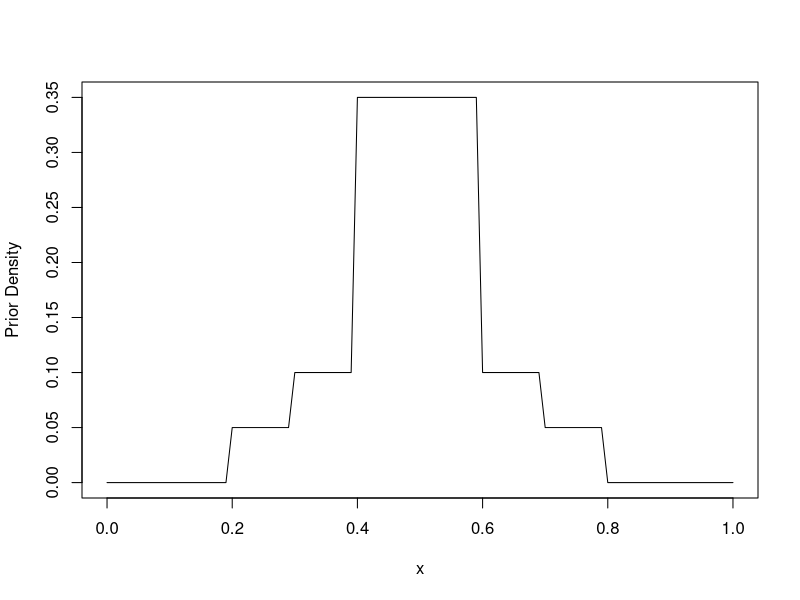
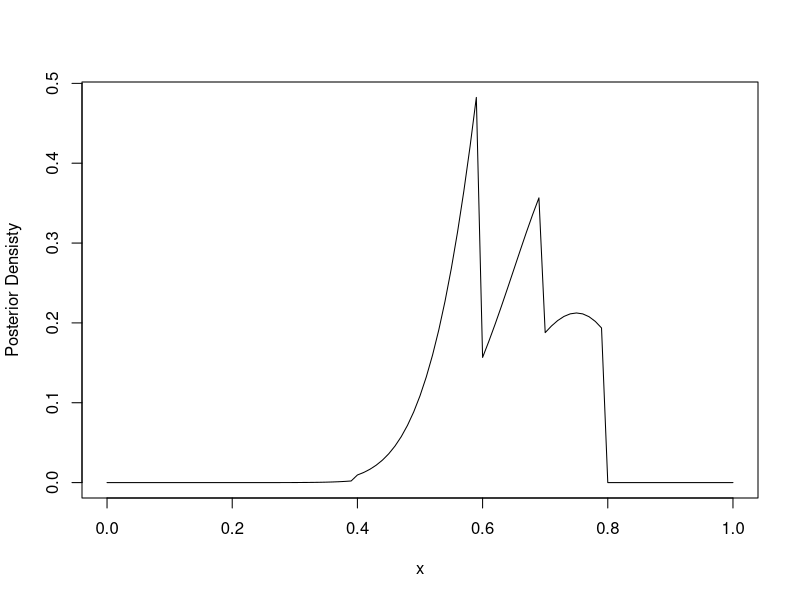
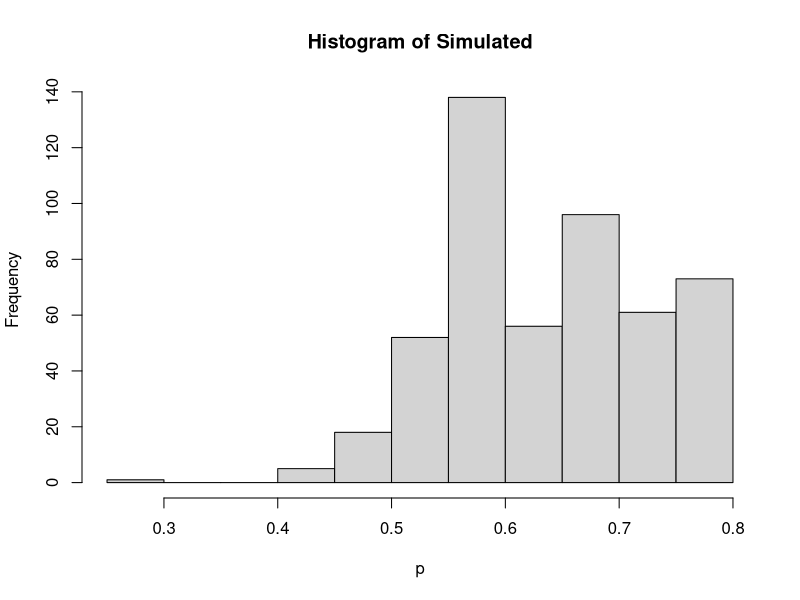
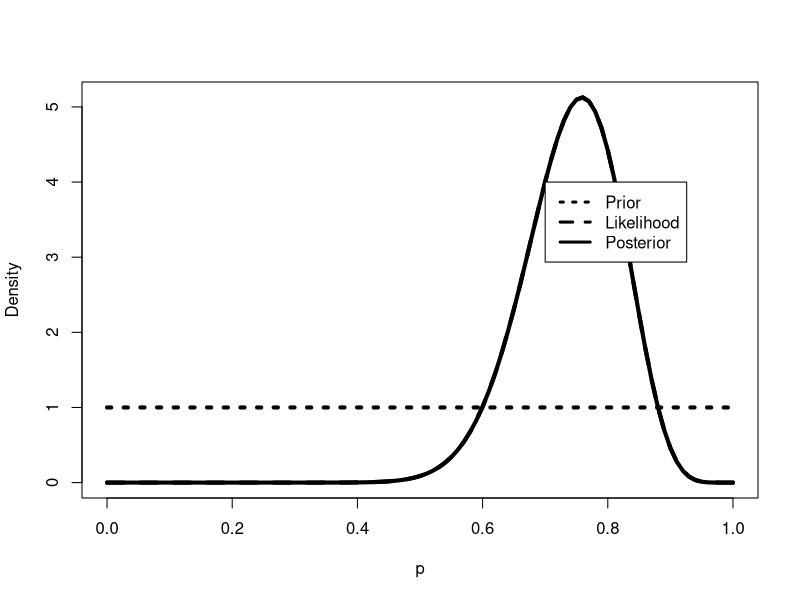
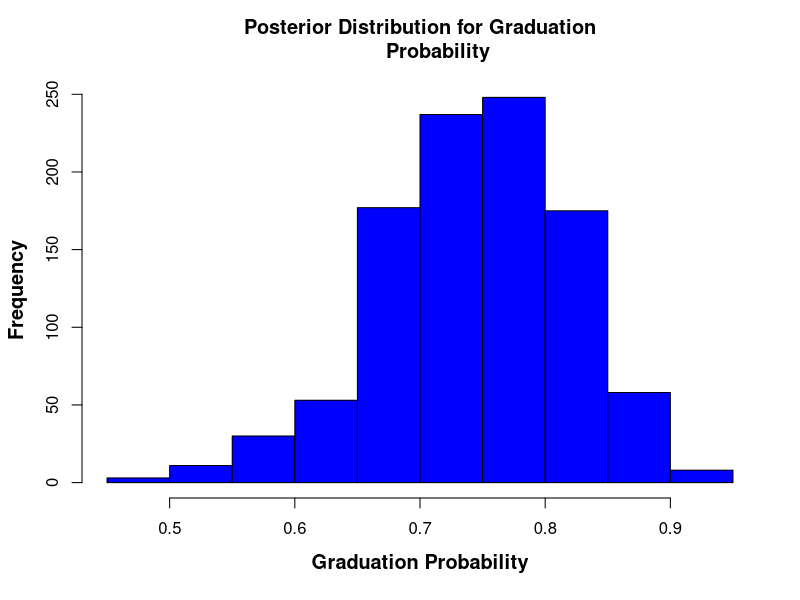
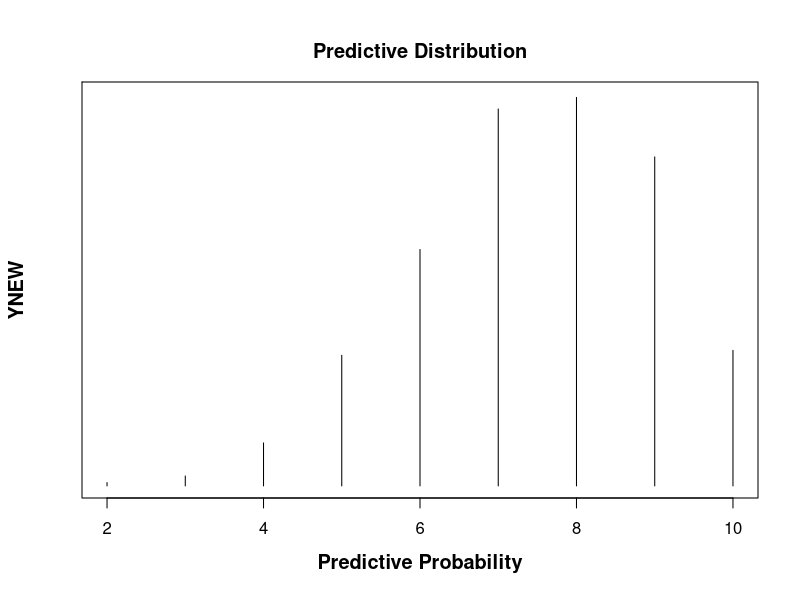

The R source for these figures, in order:
#Andrew Wong
#Bayes HW
#2/11/2018

library(LearnBayes)
library(lattice)
#2.2: Let p denote the probability that it lands heads. To estimate this probaility, we will use a histogram to model our prior beliefs about p.
#Divide the interval [0,1] into ten subintervals [0,.1],..[.9,1], and specify probabilities that p is in each interval. Next spin the penny 20 times
# and count the number of success(heads) and failures(tails). Simulate from the posterior dist. by (1) computing the posterior density of p on a grid 
#of values on (0,1) and (2) taking a simulated sample with replacement from grid. (The functions histprior and sample are helpful in this computation)
#How have the interval probablities changed on the basis of your data?

#Histogram prior setup
midp=seq(0.05,0.95, by=0.1) #Histogram prior is represented by the midpoints in the intervals.
prior=c(0,0,1,2,7,7,2,1,0,0) #Prior weights
prior = prior/sum(prior) #prior probabilites
curve(histprior(x,midp, prior), from = 0, to=1, ylab = "Prior Density") #Graph of prior

#Figure out posterior density by multipling the histogram prior by the likelihood function. 
#likelihood function for a binomial density is given by beta(s+1, f+1).
s=15 #Choose the s and f. 
f=5
curve(histprior(x,midp,prior) * dbeta(x,s+1, f+1), from = 0, to = 1, ylab = "Posterior Densisty")

#To get the simulated sample from the posterior density. 
#Construct an equally spaced grid of values of the proportion p and compute the product of the prior and likelihood.
#Then convert products on the grid to probabilities. 
p=seq(0,1,length=500)
prior=histprior(p,midp,prior)
like=dbeta(p,s+1,f+1)
post=like*prior
post=post/sum(post)
Simulated=sample(p,replace=TRUE, prob=post)
hist(Simulated, xlab='p')#The interval probablities have gotten higher in the higher intervals. Not as symmetric as the prior histogram.
#2.3: A study reported on the long-term effects of exposure to low levels of lead in childhood. Researchers analyzed children's shed
# primary teeth forlead content. Of the children whose teeth had a lead content of more than 22.22 parts per million (ppm),  22 eventually graduated from high school
# and 7 did not. . Suppose your prior density for p, the proportion of all such children who will graduate from high school, is beta(1, 1),
# and so your posterior density is beta(23,8)

#a) Use the function qbeta to find a 90% interval estimate for p
#b) Use the function pbeta to find the probability that p exceeds .6.
#c) Use the function rbeta to take a simulated sample of size 1000 from the posterior distribution of p
#d) Suppose you find ten more children who have a lead content of more than 22.22 ppm. Find the predictive probability that nine or ten of
#them will graduate from high school. (Use your simulated sample from part (c) and the rbinom function to take a simulated sample from the predictive distribution.)

# Lead Content -- 22 graduated, 7 did not
 #Prior = Beta(1, 1)
 #so
 a = 1
 b =1
 s = 22
 f = 7
 #Posterior = Beta(22+1,7+1) = Beta(23,8)
 
#Show graph of prior, likelihood and posterior (For practice)
curve(dbeta(x,a+s,b+f), from = 0, to = 1, xlab = "p", ylab = "Density", lty = 1, lwd =4) #Posterior 
curve(dbeta(x, s+1, f+1), add = T, lty = 2, lwd =4) #likelihood
curve(dbeta(x,a,b),add=TRUE,lty=3,lwd=4) #prior
legend(.7,4,c("Prior","Likelihood","Posterior"),lty=c(3,2,1),lwd=c(3,3,3))

#a) Use the function qbeta to find a 90% interval estimate for p
xx <- qbeta(c(0.05, 0.95), 23, 8)
xx #.6060526 to .8598149


#b) Use the function pbeta to find the probability that p exceeds .6.
yy <- 1.0 - pbeta(0.6,23,8) #Used cdf to get this answer. 
yy #.9564759

#c) Use the function rbeta to take a simulated sample of size 1000 from the posterior distribution of p.
#code is rbeta(1000, a +s, b +f)
sampbeta <- rbeta(1000,a+s,b+f)
hist(sampbeta,col="blue",xlab="",ylab="",main="") #Use histogram to display findings
# Main title
mtext("Posterior Distribution for Graduation
      Probability",side=3,line=1.00,cex=1.2,font=2)
# x-axis title
mtext("Graduation Probability",side=1,line=2.75,font=2,cex=1.2)
# y-axis title
mtext("Frequency",side=2,line=2.75,font=2,cex=1.2)



##d) Suppose you find ten more children who have a lead content of more than 22.22 ppm. Find the predictive probability that nine or ten of
#them will graduate from high school. (Use your simulated sample from part (c) and the rbinom function to take a simulated sample from the predictive distribution.)
# Prediction 10 more children with high lead content
ynew <- rbinom(1000,10,sampbeta)
freq <- table(ynew)
freq
ys <- as.integer(names(freq))
ys
predprob <- freq/sum(freq)
predprob
plot(ys,predprob,type="h",xlab="",ylab="",main="")
# Main title
mtext("Predictive Distribution",side=3,line=1.00,cex=1.2,font=2)
# x-axis title
mtext("Predictive Probability",side=1,line=2.75,font=2,cex=1.2)
# y-axis title
mtext("YNEW",side=2,line=2.75,font=2,cex=1.2) 

#I got: .194 +.084 for prob of 9 0r 10
.194+.084 #.278. Might be different next time since sampling and I didn't set seed


#2.5 Suppose you are interested in estimating the average total snowfall per year mu (in inches) for a large city on the East Coast of the United States.
#Assume individual yearly snow totals y1, ..., yn are collected from a population that is assumed to be normally distributed with mean mu and known standard deviation sigma = 10 inches

#a) Before collecting data, suppose you believe that the mean snowfall ?? can be the values 20, 30, 40, 50, 60, and 70 inches with the following probabilities:
##Table:
#mu 20 30 40 50 60 70
#g(mu) .1 .15 .25 .25 .15 .1
#Place the values of ?? in the vector mu and the associated prior probabilities in the vector prior

mu <- c(20,30,40,50,60,70)
mu
prior <- c(.1,.15,.25,.25,.15,.1)
prior

#b) Suppose you observe the yearly snowfall totals 38.6, 42.4, 57.5, 40.5, 51.7, 67.1, 33.4, 60.9, 64.1, 40.1, 40.7, and 6.4 inches. Enter these data into a vector y and compute the sample mean ybar
y <- c(38.6, 42.4, 57.5, 40.5, 51.7, 67.1, 33.4, 60.9, 64.1, 40.1, 40.7, 6.4)
ybar <- mean(y)
ybar #45.2833

#c) In this problem, the likelihood function is given by: (In pdf)
#where ybar is the sample mean. Compute the likelihood on the list of values in mu and place the likelihood values in the vector like.

sigma=10
n = length(y)
like=exp(-n*(mu-ybar)^2/(2*sigma^2))
like

#d) One can compute the posterior probabilities for ?? using the formula
#post=prior*like/sum(prior*like)
#Compute the posterior probabilities of mu for this example
post=prior*like/sum(prior*like)
post

#e) Using the function discint, find an 80% probability interval for mu
print(cbind(mu,post))
print(discint(cbind(mu,post),0.8))
#Note: asnwer is 40 50 with p = 0.9999959. Any smaller interval yields p<0.8

#2.6: Suppose you own a trucking company with a large fleet of trucks. Breakdowns occur randomly in time and the number of breakdowns during an
# interval of t days is assumed to be Poisson distributed with mean t??. The parameter lamada is the daily breakdown rate. The possible values for lamada are
#.5, 1, 1.5, 2, 2.5, and 3 with respective probabilities .1, .2, .3, .2, .15, and .05. If one observes y breakdowns, then the posterior probability of lamada is proportional to (in pdf)
#where g is the prior probability.

#a) If 12 trucks break down in a six-day period, find the posterior probabilities for the different rate values.
#b) Find the probability that there are no breakdowns during the next week. Hint: If the rate is lamada, the conditional probability of no breakdowns
#during a seven-day period is given by exp{-7lam}. One can compute this predictive probability by multiplying a list of conditional
#probabilities by the posterior probabilities of ?? and finding the sum of the products.

#a) 
lam = c(.5, 1, 1.5, 2, 2.5,3)
prior = c(.1, .2, .3, .2, .15, .05)
y = 12
t = 6
mean = (t*lam)
like <- exp(-mean)*(mean^y)
post <- prior*like/sum(prior*like)
sum(post)
post



#b)Prob of no breakdowns in during next week
Nobreaks <- exp(-7*lam)
Nobreaks_prob <- Nobreaks * post
Nobreaks_prob
sum(Nobreaks_prob) #4.640932 e^-05
